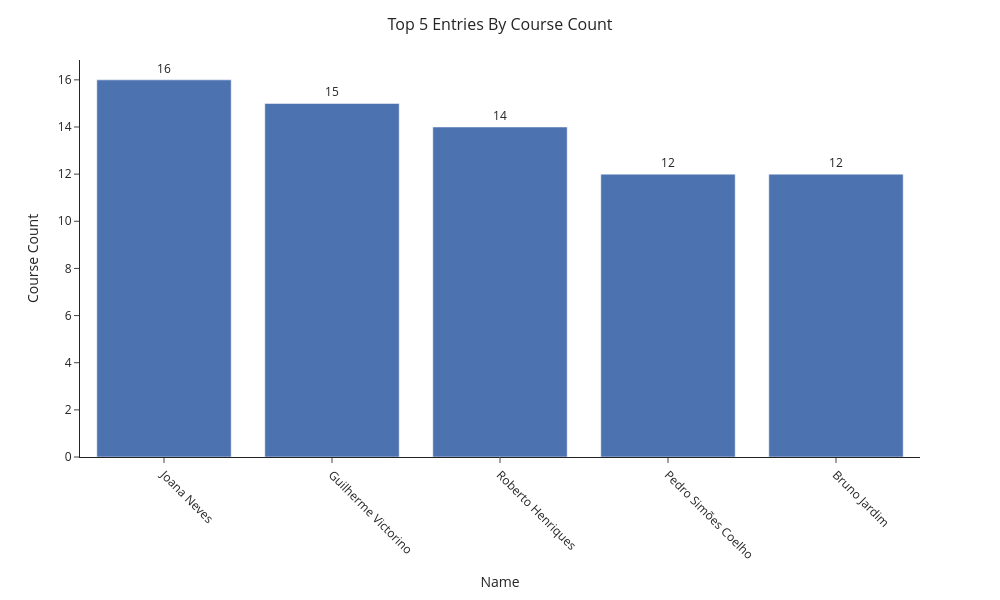

Notebook code cell kept with this figure:
### Code cell
# Plotting our findings 

# Creating the bar plot
fig = px.bar(
    top_5_cc, 
    x='Name',  
    y='Course_Count', 
    text='Course_Count', 
    template='seaborn'
)

# Update layout for better readability
fig.update_layout(
    xaxis_title='Name',
    yaxis_title='Course Count',
    title={
        'text': "Top 5 Entries By Course Count", 
        'x': 0.5,  
    },
    title_font_size=16,
    xaxis_tickangle=45,
    width=1000,  
    height=600, 
    template='simple_white'
)

# Display the count on top of the bars
fig.update_traces(textposition='outside')
fig.show()

### Figure 1 — Plotly figure (JSON) as saved in the notebook; plotly's stock layout.template omitted (floating-point values rounded to 4 significant figures)
{"data": [{"alignmentgroup": "True", "hovertemplate": "Name=%{x}<br>Course_Count=%{text}<extra></extra>", "legendgroup": "", "marker": {"color": "rgb(76,114,176)", "pattern": {"shape": ""}}, "name": "", "offsetgroup": "", "orientation": "v", "showlegend": false, "text": [16, 15, 14, 12, 12], "textposition": "outside", "type": "bar", "x": ["Joana Neves", "Guilherme Victorino", "Roberto Henriques", "Pedro Simões Coelho", "Bruno Jardim"], "xaxis": "x", "y": [16, 15, 14, 12, 12], "yaxis": "y"}], "layout": {"barmode": "relative", "height": 600, "legend": {"tracegroupgap": 0}, "margin": {"t": 60}, "title": {"font": {"size": 16}, "text": "Top 5 Entries By Course Count", "x": 0.5}, "width": 1000, "xaxis": {"anchor": "y", "autorange": true, "domain": [0, 1], "range": [-0.5, 4.5], "tickangle": 45, "title": {"text": "Name"}, "type": "category"}, "yaxis": {"anchor": "x", "autorange": true, "domain": [0, 1], "range": [0, 16.84], "title": {"text": "Course Count"}, "type": "linear"}}}
